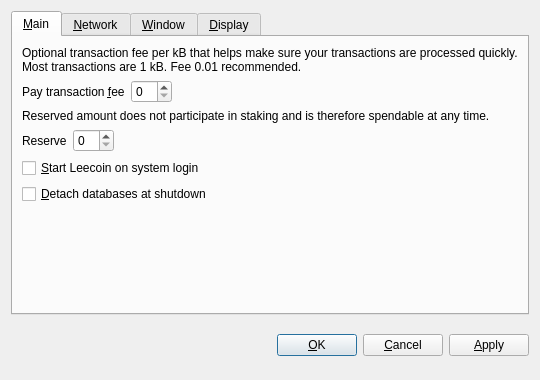
<?xml version="1.0" encoding="UTF-8"?>
<ui version="4.0">
 <class>OptionsDialog</class>
 <widget class="QDialog" name="OptionsDialog">
  <property name="geometry">
   <rect>
    <x>0</x>
    <y>0</y>
    <width>540</width>
    <height>380</height>
   </rect>
  </property>
  <property name="windowTitle">
   <string>Options</string>
  </property>
  <property name="modal">
   <bool>true</bool>
  </property>
  <layout class="QVBoxLayout" name="verticalLayout">
   <item>
    <widget class="QTabWidget" name="tabWidget">
     <property name="tabPosition">
      <enum>QTabWidget::North</enum>
     </property>
     <property name="currentIndex">
      <number>0</number>
     </property>
     <widget class="QWidget" name="tabMain">
      <attribute name="title">
       <string>&amp;Main</string>
      </attribute>
      <layout class="QVBoxLayout" name="verticalLayout_Main">
       <item>
        <widget class="QLabel" name="transactionFeeInfoLabel">
         <property name="text">
          <string>Optional transaction fee per kB that helps make sure your transactions are processed quickly. Most transactions are 1 kB. Fee 0.01 recommended.</string>
         </property>
         <property name="textFormat">
          <enum>Qt::PlainText</enum>
         </property>
         <property name="wordWrap">
          <bool>true</bool>
         </property>
        </widget>
       </item>
       <item>
        <layout class="QHBoxLayout" name="horizontalLayoutFee">
         <item>
          <widget class="QLabel" name="transactionFeeLabel">
           <property name="text">
            <string>Pay transaction &amp;fee</string>
           </property>
           <property name="textFormat">
            <enum>Qt::PlainText</enum>
           </property>
           <property name="buddy">
            <cstring>transactionFee</cstring>
           </property>
          </widget>
         </item>
         <item>
          <widget class="BitcoinAmountField" name="transactionFee"/>
         </item>
         <item>
          <spacer name="horizontalSpacerFee">
           <property name="orientation">
            <enum>Qt::Horizontal</enum>
           </property>
           <property name="sizeHint" stdset="0">
            <size>
             <width>40</width>
             <height>20</height>
            </size>
           </property>
          </spacer>
         </item>
        </layout>
       </item>
       <item>
        <widget class="QLabel" name="reserveBalanceInfoLabel">
         <property name="text">
          <string>Reserved amount does not participate in staking and is therefore spendable at any time.</string>
         </property>
         <property name="textFormat">
          <enum>Qt::PlainText</enum>
         </property>
         <property name="wordWrap">
          <bool>true</bool>
         </property>
        </widget>
       </item>
       <item>
        <layout class="QHBoxLayout" name="horizontalLayoutReserveBalance">
         <item>
          <widget class="QLabel" name="reserveBalanceLabel">
           <property name="text">
            <string>Reserve</string>
           </property>
           <property name="textFormat">
            <enum>Qt::PlainText</enum>
           </property>
           <property name="buddy">
            <cstring>reserveBalance</cstring>
           </property>
          </widget>
         </item>
         <item>
          <widget class="BitcoinAmountField" name="reserveBalance"/>
         </item>
         <item>
          <spacer name="horizontalSpacerReserveBalance">
           <property name="orientation">
            <enum>Qt::Horizontal</enum>
           </property>
           <property name="sizeHint" stdset="0">
            <size>
             <width>40</width>
             <height>20</height>
            </size>
           </property>
          </spacer>
         </item>
        </layout>
       </item>
       <item>
        <widget class="QCheckBox" name="bitcoinAtStartup">
         <property name="toolTip">
          <string>Automatically start Leecoin after logging in to the system.</string>
         </property>
         <property name="text">
          <string>&amp;Start Leecoin on system login</string>
         </property>
        </widget>
       </item>
       <item>
        <widget class="QCheckBox" name="detachDatabases">
         <property name="toolTip">
          <string>Detach block and address databases at shutdown. This means they can be moved to another data directory, but it slows down shutdown. The wallet is always detached.</string>
         </property>
         <property name="text">
          <string>&amp;Detach databases at shutdown</string>
         </property>
        </widget>
       </item>
       <item>
        <spacer name="verticalSpacer_Main">
         <property name="orientation">
          <enum>Qt::Vertical</enum>
         </property>
         <property name="sizeHint" stdset="0">
          <size>
           <width>20</width>
           <height>40</height>
          </size>
         </property>
        </spacer>
       </item>
      </layout>
     </widget>
     <widget class="QWidget" name="tabNetwork">
      <attribute name="title">
       <string>&amp;Network</string>
      </attribute>
      <layout class="QVBoxLayout" name="verticalLayout_Network">
       <item>
        <widget class="QCheckBox" name="mapPortUpnp">
         <property name="toolTip">
          <string>Automatically open the Leecoin client port on the router. This only works when your router supports UPnP and it is enabled.</string>
         </property>
         <property name="text">
          <string>Map port using &amp;UPnP</string>
         </property>
        </widget>
       </item>
       <item>
        <widget class="QCheckBox" name="connectSocks">
         <property name="toolTip">
          <string>Connect to the Leecoin network through a SOCKS proxy (e.g. when connecting through Tor).</string>
         </property>
         <property name="text">
          <string>&amp;Connect through SOCKS proxy:</string>
         </property>
        </widget>
       </item>
       <item>
        <layout class="QHBoxLayout" name="horizontalLayout_Network">
         <item>
          <widget class="QLabel" name="proxyIpLabel">
           <property name="text">
            <string>Proxy &amp;IP:</string>
           </property>
           <property name="textFormat">
            <enum>Qt::PlainText</enum>
           </property>
           <property name="buddy">
            <cstring>proxyIp</cstring>
           </property>
          </widget>
         </item>
         <item>
          <widget class="QValidatedLineEdit" name="proxyIp">
           <property name="maximumSize">
            <size>
             <width>140</width>
             <height>16777215</height>
            </size>
           </property>
           <property name="toolTip">
            <string>IP address of the proxy (e.g. 127.0.0.1)</string>
           </property>
          </widget>
         </item>
         <item>
          <widget class="QLabel" name="proxyPortLabel">
           <property name="text">
            <string>&amp;Port:</string>
           </property>
           <property name="textFormat">
            <enum>Qt::PlainText</enum>
           </property>
           <property name="buddy">
            <cstring>proxyPort</cstring>
           </property>
          </widget>
         </item>
         <item>
          <widget class="QLineEdit" name="proxyPort">
           <property name="maximumSize">
            <size>
             <width>55</width>
             <height>16777215</height>
            </size>
           </property>
           <property name="toolTip">
            <string>Port of the proxy (e.g. 9050)</string>
           </property>
          </widget>
         </item>
         <item>
          <widget class="QLabel" name="socksVersionLabel">
           <property name="text">
            <string>SOCKS &amp;Version:</string>
           </property>
           <property name="textFormat">
            <enum>Qt::PlainText</enum>
           </property>
           <property name="buddy">
            <cstring>socksVersion</cstring>
           </property>
          </widget>
         </item>
         <item>
          <widget class="QValueComboBox" name="socksVersion">
           <property name="toolTip">
            <string>SOCKS version of the proxy (e.g. 5)</string>
           </property>
          </widget>
         </item>
         <item>
          <spacer name="horizontalSpacer_Network">
           <property name="orientation">
            <enum>Qt::Horizontal</enum>
           </property>
           <property name="sizeHint" stdset="0">
            <size>
             <width>40</width>
             <height>20</height>
            </size>
           </property>
          </spacer>
         </item>
        </layout>
       </item>
       <item>
        <spacer name="verticalSpacer_Network">
         <property name="orientation">
          <enum>Qt::Vertical</enum>
         </property>
         <property name="sizeHint" stdset="0">
          <size>
           <width>20</width>
           <height>40</height>
          </size>
         </property>
        </spacer>
       </item>
      </layout>
     </widget>
     <widget class="QWidget" name="tabWindow">
      <attribute name="title">
       <string>&amp;Window</string>
      </attribute>
      <layout class="QVBoxLayout" name="verticalLayout_Window">
       <item>
        <widget class="QCheckBox" name="minimizeToTray">
         <property name="toolTip">
          <string>Show only a tray icon after minimizing the window.</string>
         </property>
         <property name="text">
          <string>&amp;Minimize to the tray instead of the taskbar</string>
         </property>
        </widget>
       </item>
       <item>
        <widget class="QCheckBox" name="minimizeOnClose">
         <property name="toolTip">
          <string>Minimize instead of exit the application when the window is closed. When this option is enabled, the application will be closed only after selecting Quit in the menu.</string>
         </property>
         <property name="text">
          <string>M&amp;inimize on close</string>
         </property>
        </widget>
       </item>
       <item>
        <spacer name="verticalSpacer_Window">
         <property name="orientation">
          <enum>Qt::Vertical</enum>
         </property>
         <property name="sizeHint" stdset="0">
          <size>
           <width>20</width>
           <height>40</height>
          </size>
         </property>
        </spacer>
       </item>
      </layout>
     </widget>
     <widget class="QWidget" name="tabDisplay">
      <attribute name="title">
       <string>&amp;Display</string>
      </attribute>
      <layout class="QVBoxLayout" name="verticalLayout_Display">
       <item>
        <layout class="QHBoxLayout" name="horizontalLayout_1_Display">
         <item>
          <widget class="QLabel" name="langLabel">
           <property name="text">
            <string>User Interface &amp;language:</string>
           </property>
           <property name="textFormat">
            <enum>Qt::PlainText</enum>
           </property>
           <property name="buddy">
            <cstring>lang</cstring>
           </property>
          </widget>
         </item>
         <item>
          <widget class="QValueComboBox" name="lang">
           <property name="toolTip">
            <string>The user interface language can be set here. This setting will take effect after restarting Leecoin.</string>
           </property>
          </widget>
         </item>
        </layout>
       </item>
       <item>
        <layout class="QHBoxLayout" name="horizontalLayout_2_Display">
         <item>
          <widget class="QLabel" name="unitLabel">
           <property name="text">
            <string>&amp;Unit to show amounts in:</string>
           </property>
           <property name="textFormat">
            <enum>Qt::PlainText</enum>
           </property>
           <property name="buddy">
            <cstring>unit</cstring>
           </property>
          </widget>
         </item>
         <item>
          <widget class="QValueComboBox" name="unit">
           <property name="toolTip">
            <string>Choose the default subdivision unit to show in the interface and when sending coins.</string>
           </property>
          </widget>
         </item>
        </layout>
       </item>
       <item>
        <widget class="QCheckBox" name="displayAddresses">
         <property name="toolTip">
          <string>Whether to show Leecoin addresses in the transaction list or not.</string>
         </property>
         <property name="text">
          <string>&amp;Display addresses in transaction list</string>
         </property>
        </widget>
       </item>
       <item>
        <widget class="QCheckBox" name="coinControlFeatures">
         <property name="toolTip">
          <string>Whether to show coin control features or not.</string>
         </property>
         <property name="text">
          <string>Display coin &amp;control features (experts only!)</string>
         </property>
        </widget>
       </item>
       <item>
        <spacer name="verticalSpacer_Display">
         <property name="orientation">
          <enum>Qt::Vertical</enum>
         </property>
         <property name="sizeHint" stdset="0">
          <size>
           <width>20</width>
           <height>40</height>
          </size>
         </property>
        </spacer>
       </item>
      </layout>
     </widget>
    </widget>
   </item>
   <item>
    <layout class="QHBoxLayout" name="horizontalLayout_Buttons">
     <item>
      <spacer name="horizontalSpacer_1">
       <property name="orientation">
        <enum>Qt::Horizontal</enum>
       </property>
       <property name="sizeHint" stdset="0">
        <size>
         <width>40</width>
         <height>48</height>
        </size>
       </property>
      </spacer>
     </item>
     <item>
      <widget class="QLabel" name="statusLabel">
       <property name="font">
        <font>
         <weight>75</weight>
         <bold>true</bold>
        </font>
       </property>
       <property name="text">
        <string/>
       </property>
       <property name="textFormat">
        <enum>Qt::PlainText</enum>
       </property>
       <property name="wordWrap">
        <bool>true</bool>
       </property>
      </widget>
     </item>
     <item>
      <spacer name="horizontalSpacer_2">
       <property name="orientation">
        <enum>Qt::Horizontal</enum>
       </property>
       <property name="sizeHint" stdset="0">
        <size>
         <width>40</width>
         <height>48</height>
        </size>
       </property>
      </spacer>
     </item>
     <item>
      <widget class="QPushButton" name="okButton">
       <property name="text">
        <string>&amp;OK</string>
       </property>
      </widget>
     </item>
     <item>
      <widget class="QPushButton" name="cancelButton">
       <property name="text">
        <string>&amp;Cancel</string>
       </property>
       <property name="autoDefault">
        <bool>false</bool>
       </property>
      </widget>
     </item>
     <item>
      <widget class="QPushButton" name="applyButton">
       <property name="text">
        <string>&amp;Apply</string>
       </property>
       <property name="autoDefault">
        <bool>false</bool>
       </property>
      </widget>
     </item>
    </layout>
   </item>
  </layout>
 </widget>
 <customwidgets>
  <customwidget>
   <class>BitcoinAmountField</class>
   <extends>QSpinBox</extends>
   <header>bitcoinamountfield.h</header>
  </customwidget>
  <customwidget>
   <class>QValueComboBox</class>
   <extends>QComboBox</extends>
   <header>qvaluecombobox.h</header>
  </customwidget>
  <customwidget>
   <class>QValidatedLineEdit</class>
   <extends>QLineEdit</extends>
   <header>qvalidatedlineedit.h</header>
  </customwidget>
 </customwidgets>
 <resources/>
 <connections/>
</ui>
